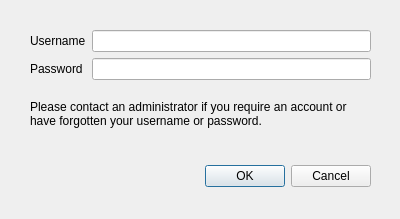
<?xml version="1.0" encoding="UTF-8"?>
<ui version="4.0">
 <class>QLoginDialog</class>
 <widget class="QDialog" name="QLoginDialog">
  <property name="geometry">
   <rect>
    <x>0</x>
    <y>0</y>
    <width>400</width>
    <height>219</height>
   </rect>
  </property>
  <property name="windowTitle">
   <string>Dialog</string>
  </property>
  <widget class="QDialogButtonBox" name="buttonBox">
   <property name="enabled">
    <bool>true</bool>
   </property>
   <property name="geometry">
    <rect>
     <x>30</x>
     <y>160</y>
     <width>341</width>
     <height>32</height>
    </rect>
   </property>
   <property name="orientation">
    <enum>Qt::Horizontal</enum>
   </property>
   <property name="standardButtons">
    <set>QDialogButtonBox::Cancel|QDialogButtonBox::Ok</set>
   </property>
  </widget>
  <widget class="QWidget" name="formLayoutWidget">
   <property name="geometry">
    <rect>
     <x>30</x>
     <y>30</y>
     <width>341</width>
     <height>61</height>
    </rect>
   </property>
   <layout class="QFormLayout" name="formLayout">
    <item row="0" column="0">
     <widget class="QLabel" name="usernameLabel">
      <property name="text">
       <string>Username</string>
      </property>
     </widget>
    </item>
    <item row="1" column="0">
     <widget class="QLabel" name="passwordLabel">
      <property name="text">
       <string>Password</string>
      </property>
     </widget>
    </item>
    <item row="0" column="1">
     <widget class="QLineEdit" name="usernameLineEdit"/>
    </item>
    <item row="1" column="1">
     <widget class="QLineEdit" name="passwordLineEdit"/>
    </item>
   </layout>
  </widget>
  <widget class="QLabel" name="instructionLabel">
   <property name="geometry">
    <rect>
     <x>30</x>
     <y>100</y>
     <width>341</width>
     <height>51</height>
    </rect>
   </property>
   <property name="text">
    <string>Please contact an administrator if you require an account or have forgotten your username or password.</string>
   </property>
   <property name="alignment">
    <set>Qt::AlignLeading|Qt::AlignLeft|Qt::AlignTop</set>
   </property>
   <property name="wordWrap">
    <bool>true</bool>
   </property>
  </widget>
 </widget>
 <resources/>
 <connections>
  <connection>
   <sender>buttonBox</sender>
   <signal>rejected()</signal>
   <receiver>QLoginDialog</receiver>
   <slot>reject()</slot>
   <hints>
    <hint type="sourcelabel">
     <x>316</x>
     <y>260</y>
    </hint>
    <hint type="destinationlabel">
     <x>286</x>
     <y>274</y>
    </hint>
   </hints>
  </connection>
 </connections>
</ui>
